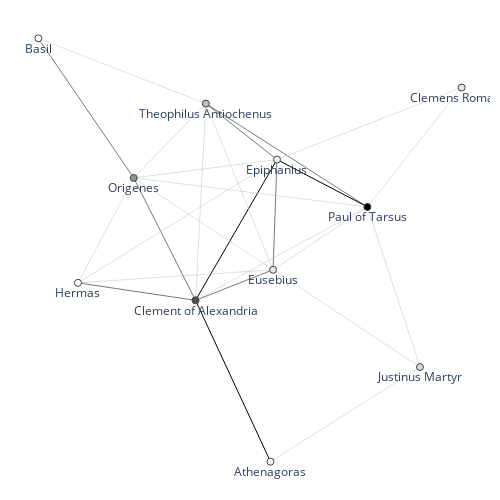

Notebook code for this chart:
### Code cell
textnet.draw_2d_network(G_paul)

### Figure 1 — Plotly figure (JSON) as saved in the notebook; plotly's stock layout.template omitted (floating-point values rounded to 4 significant figures)
{"data": [{"line": {"color": "#000000", "width": 1}, "mode": "lines", "type": "scatter", "x": [0.4338, 0.1071, null, -0.1873, 0.08356, null, -0.1873, 0.1071, null], "y": [0.0686, 0.267, null, -0.3235, -1, null, -0.3235, 0.267, null]}, {"line": {"color": "#404040", "width": 0.7}, "mode": "lines", "type": "scatter", "x": [0.4338, -0.15, null, -0.1873, -0.6121, null, -0.1873, -0.4106, null, -0.1873, 0.09284, null, -0.4106, -0.7552, null, -0.15, 0.1071, null, 0.09284, 0.1071, null], "y": [0.0686, 0.5018, null, -0.3235, -0.2501, null, -0.3235, 0.1901, null, -0.3235, -0.1953, null, 0.1901, 0.7754, null, 0.5018, 0.267, null, -0.1953, 0.267, null]}, {"line": {"color": "#C0C0C0", "width": 0.5}, "mode": "lines", "type": "scatter", "x": [0.4338, 0.7743, null, 0.4338, 0.6237, null, 0.4338, -0.1873, null, 0.4338, -0.4106, null, 0.4338, 0.09284, null, 0.7743, 0.1071, null, 0.6237, 0.08356, null, 0.6237, 0.09284, null, -0.1873, -0.15, null, -0.4106, -0.6121, null, -0.4106, -0.15, null, -0.4106, 0.09284, null, -0.4106, 0.1071, null, -0.15, 0.09284, null, -0.15, -0.7552, null, 0.09284, -0.6121, null, 0.1071, -0.6121, null], "y": [0.0686, 0.5694, null, 0.0686, -0.6035, null, 0.0686, -0.3235, null, 0.0686, 0.1901, null, 0.0686, -0.1953, null, 0.5694, 0.267, null, -0.6035, -1, null, -0.6035, -0.1953, null, -0.3235, 0.5018, null, 0.1901, -0.2501, null, 0.1901, 0.5018, null, 0.1901, -0.1953, null, 0.1901, 0.267, null, 0.5018, -0.1953, null, 0.5018, 0.7754, null, -0.1953, -0.2501, null, 0.267, -0.2501, null]}, {"hoverinfo": "text", "hovertext": ["7", "2", "3", "7", "7", "6", "7", "7", "4", "2", "2"], "marker": {"color": [120, 26, 36, 92, 64, 48, 26, 17, 6, 11, 5], "colorbar": {"thickness": 15, "title": {"side": "right", "text": "degree"}, "xanchor": "left"}, "colorscale": [[0, "rgb(255,255,255)"], [0.125, "rgb(240,240,240)"], [0.25, "rgb(217,217,217)"], [0.375, "rgb(189,189,189)"], [0.5, "rgb(150,150,150)"], [0.625, "rgb(115,115,115)"], [0.75, "rgb(82,82,82)"], [0.875, "rgb(37,37,37)"], [1, "rgb(0,0,0)"]], "line": {"width": 1}, "showscale": false, "size": 7}, "mode": "markers+text", "text": ["Paul of Tarsus", "Clemens Romanus", "Justinus Martyr", "Clement of Alexandria", "Origenes", "Theophilus Antiochenus", "Eusebius", "Epiphanius", "Hermas", "Athenagoras", "Basil"], "textposition": "bottom center", "type": "scatter", "x": [0.4338, 0.7743, 0.6237, -0.1873, -0.4106, -0.15, 0.09284, 0.1071, -0.6121, 0.08356, -0.7552], "y": [0.0686, 0.5694, -0.6035, -0.3235, 0.1901, 0.5018, -0.1953, 0.267, -0.2501, -1, 0.7754]}, {"hoverinfo": "text", "marker": {"opacity": 0}, "mode": "markers", "opacity": 0, "text": ["2", "2", "2", "2", "3", "2", "5", "2", "2", "2", "3", "4", "3", "2", "3", "4", "2", "2", "2", "2", "3", "2", "3", "2", "2", "3", "2"], "type": "scatter", "x": [0.604, 0.5287, 0.1232, 0.01159, 0.1419, 0.2633, 0.2704, 0.4407, 0.3536, 0.3583, -0.3997, -0.05187, -0.2989, -0.1686, -0.04723, -0.04011, -0.5114, -0.2803, -0.1589, -0.1518, -0.5829, -0.02858, -0.02147, -0.4526, -0.2597, 0.09996, -0.2525], "y": [0.319, -0.2674, -0.1274, 0.1293, 0.2852, -0.06332, 0.1678, 0.4182, -0.8017, -0.3994, -0.2868, -0.6617, -0.06671, 0.08917, -0.2594, -0.02824, -0.03, 0.3459, -0.002591, 0.2285, 0.4827, 0.1533, 0.3844, 0.6386, -0.2227, 0.03588, 0.008464]}], "layout": {"autosize": false, "height": 500, "hovermode": "closest", "margin": {"b": 10, "l": 10, "r": 10, "t": 10}, "plot_bgcolor": "rgba(0,0,0,0)", "showlegend": false, "title": {"font": {"size": 16}}, "width": 500, "xaxis": {"showgrid": false, "showticklabels": false, "zeroline": false}, "yaxis": {"showgrid": false, "showticklabels": false, "zeroline": false}}}
